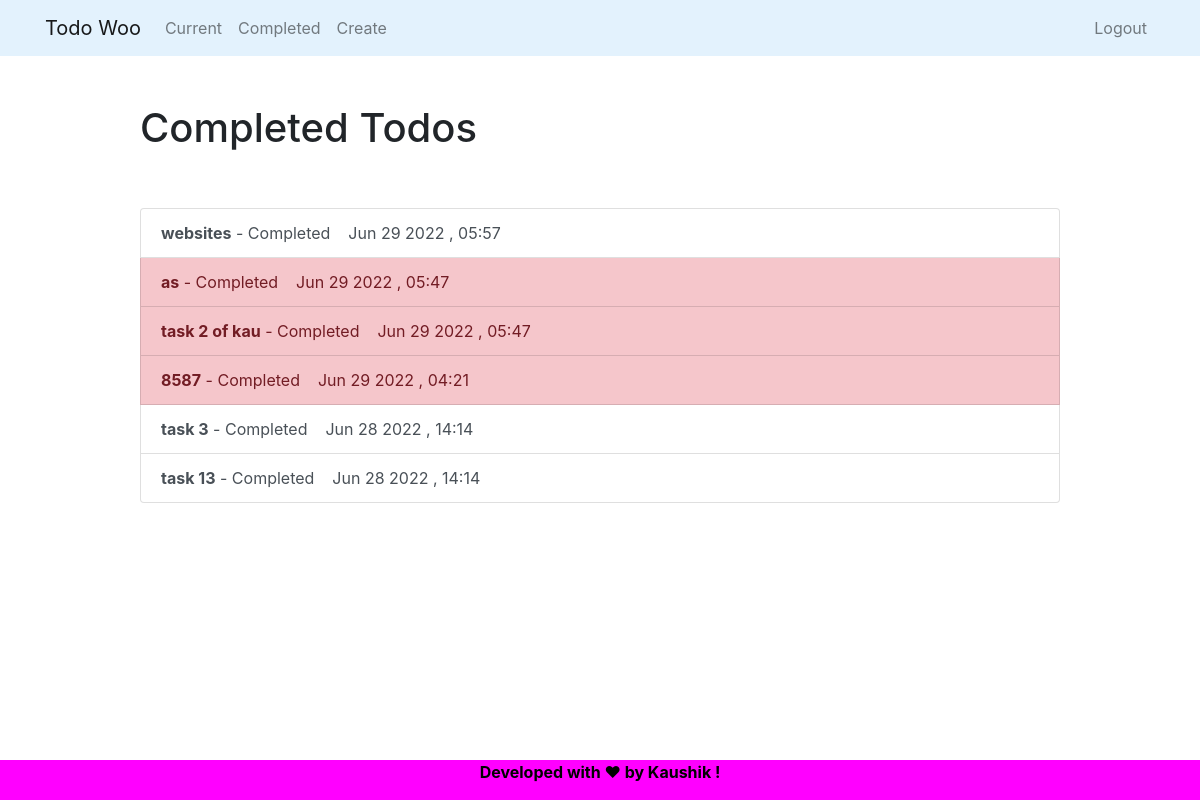
Screenshot of /completeTodos/ (signed in) with the database file from the repository.
### todo/models.py (models this page shows, shortened)
class Todo(models.Model):
	title=models.CharField(max_length=100)
	memo=models.TextField(blank=True)
	dateCreated=models.DateTimeField(auto_now_add=True)
	dateCompleted=models.DateTimeField(null=True,blank=True)
	important=models.BooleanField(default=False)
	user=models.ForeignKey(User, on_delete=models.CASCADE)

### todo/views.py (the view)
# urls.py: path('completeTodos/',views.completeTodos,name='completeTodos'),
def completeTodos(request):
	try:
		userTodos=Todo.objects.filter(user = request.user, dateCompleted__isnull=False).order_by('-dateCompleted')
		return render(request,'completetodos.html',{"completeTodos": userTodos})
	except Exception as e:
		return redirect('loginuser')

### templates/completetodos.html
{% extends "base.html" %}
{% block content %}
    <div class="row justify-content-center mt-5">
        <div class="col-md-10">
            <h1>Completed Todos</h1>
        </div>
    </div>
    <div class="row justify-content-center mt-5">
        <div class="col-md-10">
            <div class="list-group">
                {% for todos in completeTodos %}
                    <a href="{% url 'viewTodo' todos.id %}" class="list-group-item list-group-item-action{% if todos.important %} list-group-item-danger{% endif %}"><b>{{ todos.title }}</b>&nbsp- Completed &nbsp &nbsp{{ todos.dateCompleted|date:'M j Y , H:i' }}</a>
                {% endfor %}
            </div>
        </div>
    </div>
{% endblock %}

### rows the page displays
Todo: title "websites", dateCompleted "Jun 29 2022 , 05:57"
Todo: title "as", dateCompleted "Jun 29 2022 , 05:47"
Todo: title "task 2 of kau", dateCompleted "Jun 29 2022 , 05:47"
Todo: title "8587", dateCompleted "Jun 29 2022 , 04:21"
Todo: title "task 3", dateCompleted "Jun 28 2022 , 14:14"
Todo: title "task 13", dateCompleted "Jun 28 2022 , 14:14"
